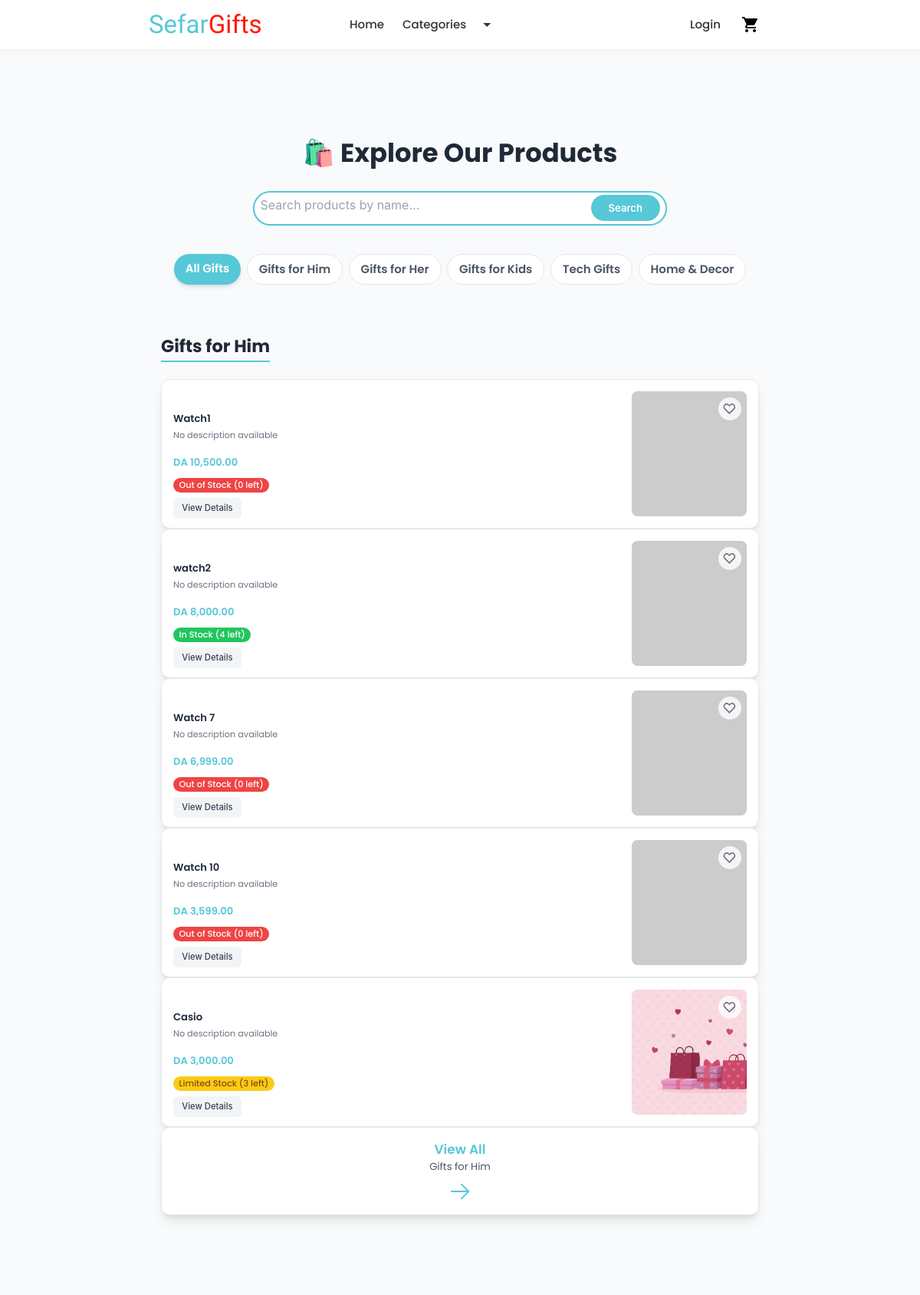
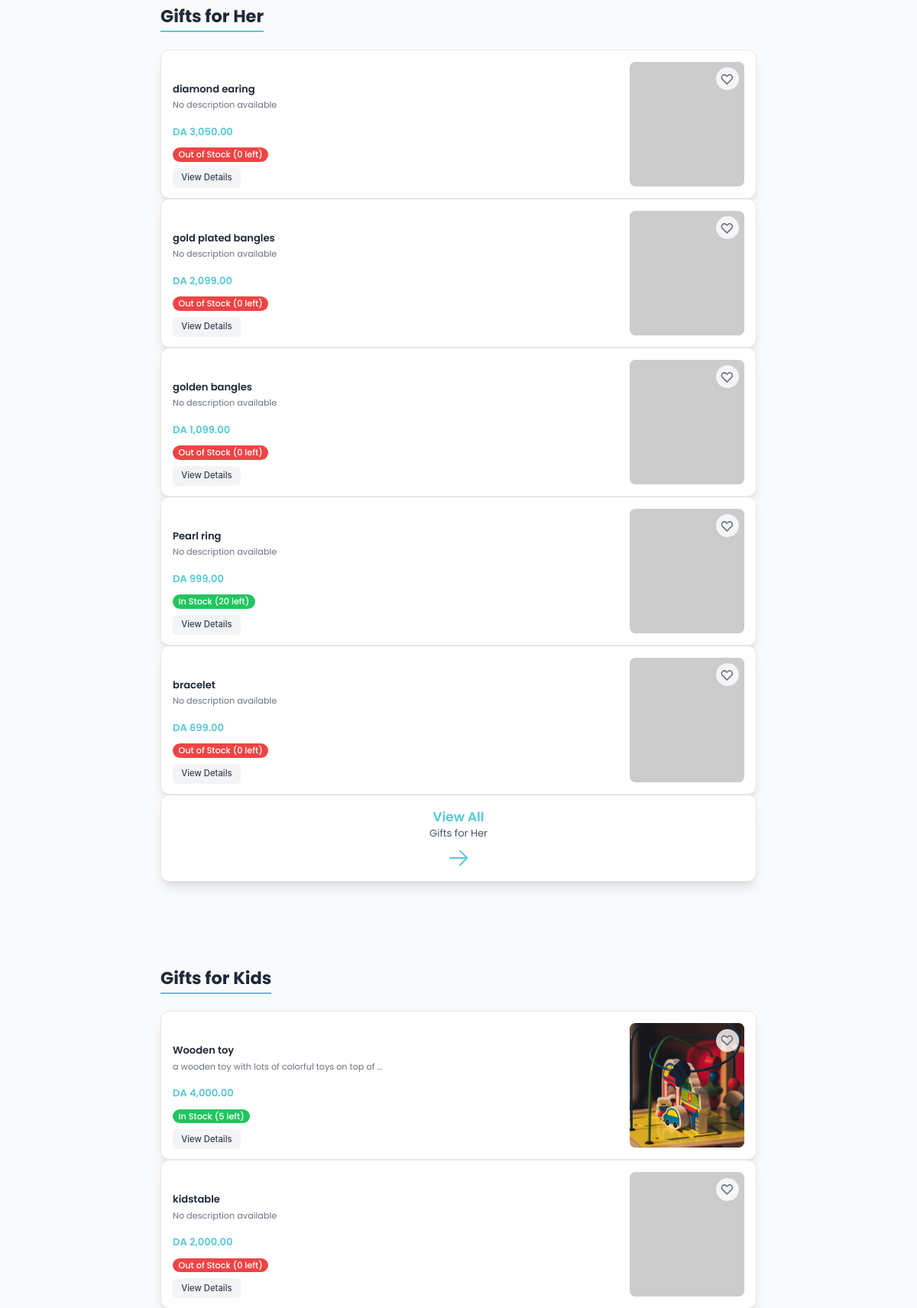
/products.php (upper part), run on the app's committed database (2 pictures, top to bottom).
### tables this page shows
CREATE TABLE IF NOT EXISTS `products` (
  `id` int NOT NULL AUTO_INCREMENT,
  `name` varchar(100) NOT NULL,
  `image` varchar(255) DEFAULT NULL,
  `price` decimal(10,2) NOT NULL,
  `stock` int DEFAULT '0',
  `category` varchar(50) NOT NULL,
  `description` varchar(255) DEFAULT NULL,
  `gift_category` varchar(255) DEFAULT NULL,
  PRIMARY KEY (`id`)
);

### products.php (the view, shortened to what this page needs)
<?php
$current_user_id = $_SESSION['id'] ?? null;
$user_liked_products = [];
$search = $_GET['search'] ?? '';
$sort = $_GET['sort'] ?? '';
$allowed_sorts = [
  'name_asc' => 'ORDER BY p.name ASC',
  'name_desc' => 'ORDER BY p.name DESC',
  'price_asc' => 'ORDER BY p.price ASC',
  'price_desc' => 'ORDER BY p.price DESC',
  'created_at_desc' => 'ORDER BY p.created_at DESC',
  'popularity' => 'ORDER BY p.view_count DESC'
];
$order = $allowed_sorts[$sort] ?? 'ORDER BY p.name ASC';
$base_query_select = "SELECT p.* FROM products p ";
$gift_filter = $_GET['gift'] ?? '';
?>
<!DOCTYPE html>
<html lang="en">
<head>
  <script src="https://cdn.tailwindcss.com"></script>
  <link rel="stylesheet" href="https://cdn.jsdelivr.net/npm/swiper@9/swiper-bundle.min.css" />
</head>
<body class="bg-gray-50 text-gray-800">
  <?php include("navbar.php"); ?>
  <div class="container mx-auto px-4 sm:px-6 lg:px-8 py-12 md:py-20">
    <h1 class="text-3xl md:text-4xl font-bold text-center text-gray-800 mb-8">🛍️ Explore Our Products</h1>
    <form method="GET" action="products.php" class="flex items-center justify-center gap-4 mb-10">
      <div
        class="flex items-center w-full max-w-xl bg-white border-2 border-[#56c8d8] rounded-full shadow-sm px-2 h-12 focus-within:ring-2 focus-within:ring-[#56c8d8]/50 transition">
        <input type="text" name="search" value="<?= htmlspecialchars($search) ?>" placeholder="Search products by name..."
          class="flex-1 bg-transparent border-none outline-none appearance-none text-gray-700 placeholder:text-gray-400 text-sm h-full leading-[3rem] px-4 focus:ring-0" />
        <button type="submit" class="ml-2 text-white bg-[#56c8d8] hover:bg-[#45b1c0] text-sm font-semibold px-6 h-9 rounded-full transition">
          Search
        </button>
      </div>
    </form>
    <?php $current_gift_filter = $_GET['gift'] ?? ''; ?>
    <div class="flex flex-wrap justify-center gap-2 my-8">
      <a href="products.php" class="px-4 py-2 rounded-full font-semibold transition text-sm sm:text-base <?= $current_gift_filter == ''
        ? 'bg-[#56c8d8] text-white shadow-md'
        : 'bg-white text-gray-600 hover:bg-gray-100 border border-gray-200' ?>">
        All Gifts
      </a>
      <?php foreach ($gift_categories as $cat): ?>
        <a href="products.php?gift=<?= urlencode($cat) ?><?= $search ? '&search='.urlencode($search) : '' ?>" class="px-4 py-2 rounded-full font-semibold transition text-sm sm:text-base <?= $current_gift_filter == $cat
            ? 'bg-[#56c8d8] text-white shadow-md'
            : 'bg-white text-gray-600 hover:bg-gray-100 border border-gray-200' ?>">
          <?= htmlspecialchars($cat) ?>
        </a>
      <?php endforeach; ?>
    </div>
    <?php
    $display_categories = $gift_filter ? [$gift_filter] : $gift_categories;
    foreach ($display_categories as $current_display_gift_category):
    ?>
      <section class="mb-12">
        <h2 class="text-2xl font-bold text-gray-800 mb-6 border-b-2 border-[#56c8d8] inline-block pb-1">
          <?= htmlspecialchars($current_display_gift_category) ?>
        </h2>
        <?php if (!$gift_filter):  ?>
          <div class="swiper-container-wrapper relative">
            <div class="swiper mySwiper">
              <div class="swiper-wrapper pb-8">
                <?php
                $carousel_limit = 5;
                $carousel_query_params = [$current_display_gift_category];
                $carousel_query_types = 's';
                $carousel_conditions_sql = ['p.gift_category = ?'];
                $carousel_where_sql = 'WHERE ' . implode(' AND ', $carousel_conditions_sql);
                $carousel_sql = $base_query_select . $carousel_where_sql . " " . ($sort ? $order : "ORDER BY p.price DESC") . " LIMIT ?";
                $carousel_query_params[] = $carousel_limit;
                $carousel_query_types .= 'i';
                $carousel_stmt = $conn->prepare($carousel_sql);
                if ($carousel_stmt) {
                    $carousel_stmt->bind_param($carousel_query_types, ...$carousel_query_params);
                    $carousel_stmt->execute();
                    $carousel_products_result = $carousel_stmt->get_result();
                    if ($carousel_products_result->num_rows > 0):
                      while ($prod = $carousel_products_result->fetch_assoc()):
                        $is_liked_by_user = $current_user_id ? in_array($prod['id'], $user_liked_products) : false;
                ?>
                        <div class="swiper-slide">
                          <div class="bg-white rounded-xl shadow-lg border border-gray-200 p-4 product-card flex flex-col sm:flex-row justify-between items-center hover:shadow-xl transition-shadow duration-300">
                            <div class="flex-1 pr-0 sm:pr-4 w-full sm:w-auto mb-3 sm:mb-0 text-center sm:text-left">
                              <h3 class="text-sm font-semibold text-gray-800 mb-1 line-clamp-2" title="<?= htmlspecialchars($prod['name'] ?? '') ?>"><?= htmlspecialchars($prod['name'] ?? '') ?></h3>
                              <p class="text-xs text-gray-500 mb-1 h-8 overflow-hidden">
                                <?= !empty($prod['description']) ? htmlspecialchars(substr($prod['description'], 0, 50)) . (strlen($prod['description']) > 50 ? '...' : '') : 'No description available' ?>
                              </p>
                              <p class="text-sm text-[#56c8d8] font-semibold mb-2">DA <?= number_format($prod['price'], 2) ?></p>
                              <?php
                              $stock = $prod['stock'];
                              $stock_label = '';
                              $stock_color = '';
                              if ($stock == 0) {
                                  $stock_label = 'Out of Stock (0 left)';
                                  $stock_color = 'bg-red-500 text-white';
                              } elseif ($stock >= 1 && $stock <= 3) {
                                  $stock_label = 'Limited Stock (' . $stock . ' left)';
                                  $stock_color = 'bg-yellow-400 text-yellow-800';
                              } else {
                                  $stock_label = 'In Stock (' . $stock . ' left)';
                                  $stock_color = 'bg-green-500 text-white';
                              }
                              ?>
                              <span class="inline-block text-xs font-medium <?= $stock_color ?> px-2 py-0.5 rounded-full mb-2"><?= $stock_label ?></span>
                              <div>
                                <button onclick='openProductModal(<?= json_encode($prod) ?>)' class="bg-gray-100 hover:bg-gray-200 text-gray-700 px-3 py-1.5 rounded-md text-xs font-medium transition-colors">
                                  View Details
                                </button>
                              </div>
                            </div>
                            <div class="w-full sm:w-40 h-32 sm:h-full flex-shrink-0 bg-gray-100 rounded-lg overflow-hidden product-card-image-container">
                              <img src="uploads/<?= htmlspecialchars($prod['image'] ?? 'placeholder.jpg') ?>"
                                   alt="<?= htmlspecialchars($prod['name'] ?? '') ?>" class="w-full h-full object-cover"
                                   onerror="this.onerror=null;this.src='https://placehold.co/300x300/cccccc/969696?text=No+Image';">
                               <button
                                    class="like-button"
                                    data-product-id="<?= $prod['id'] ?>"
                                    onclick="handleLikeClick(this, <?= $prod['id'] ?>)"
                                    aria-label="Like this product"
                                    title="<?= $is_liked_by_user ? 'Unlike' : 'Like' ?>">
                                    <svg class="<?= $is_liked_by_user ? 'liked-heart' : 'unliked-heart' ?>" fill="none" viewBox="0 0 24 24" stroke="currentColor">
                                        <path stroke-linecap="round" stroke-linejoin="round" d="M4.318 6.318a4.5 4.5 0 000 6.364L12 20.364l7.682-7.682a4.5 4.5 0 00-6.364-6.364L12 7.636l-1.318-1.318a4.5 4.5 0 00-6.364 0z" />
                                    </svg>
                                </button>
                            </div>
                          </div>
                        </div>
                <?php
                      endwhile;
                    else:
                ?>
                      <p class="text-sm text-gray-500 col-span-full text-center py-8">No products found in this category for the carousel.</p>
                <?php
                    endif;
                } else {
                     echo "<p class='text-red-500'>Error preparing carousel statement: " . $conn->error . "</p>";
                }
                ?>
                <div class="swiper-slide flex items-center justify-center bg-transparent">
                  <a href="products.php?gift=<?= urlencode($current_display_gift_category) ?><?= $search ? '&search='.urlencode($search) : '' ?>"
                    class="flex flex-col items-center justify-center w-full h-full bg-white rounded-xl shadow-lg border border-gray-200 hover:bg-gray-50 transition p-4 product-card">
                    <span class="text-lg font-semibold text-[#56c8d8]">View All</span>
                    <span class="text-sm text-gray-600"><?= htmlspecialchars($current_display_gift_category) ?></span>
                     <svg xmlns="http://www.w3.org/2000/svg" fill="none" viewBox="0 0 24 24" stroke-width="1.5" stroke="currentColor" class="w-8 h-8 text-[#56c8d8] mt-2">
                        <path stroke-linecap="round" stroke-linejoin="round" d="M13.5 4.5 21 12m0 0-7.5 7.5M21 12H3" />
                    </svg>
                  </a>
                </div>
              </div>
            </div>
          </div>
        <?php endif;  ?>
      </section>
    <?php endforeach;  ?>
  </div>
</body>
</html>

### products.php (style rules this page uses)
body { font-family: 'Poppins', sans-serif; }
input[type="text"] { border: none !important; box-shadow: none !important; }
.mySwiper { position: relative; }
.product-card-image-container { position: relative; }
.like-button { position: absolute; top: 0.5rem; right: 0.5rem; background-color: rgba(255, 255, 255, 0.8); border-radius: 50%; padding: 0.375rem; cursor: pointer; transition: transform 0.2s ease-in-out, color 0.2s ease-in-out; z-index: 10; }
.like-button svg { width: 1.25rem; height: 1.25rem; }
.like-button .unliked-heart { color: #6b7280; stroke-width: 2; }
.product-card { height: 13rem; }
.swiper-slide, .product-card { box-sizing: border-box; }
.line-clamp-2 { overflow: hidden; display: -webkit-box; -webkit-box-orient: vertical; -webkit-line-clamp: 2; white-space: normal; }

### navbar.php (style rules this page uses)
body { font-family: 'Poppins', sans-serif; background: #f9f9f9; }

### footer.php (style rules this page uses)
html, body { height: 100%; display: flex; flex-direction: column; margin: 0; }

### data on the page
products: name "Watch1", shows "No description available", price "10,500.00", stock "Out of Stock (0 left)"
products: name "watch2", shows "No description available", price "8,000.00", stock "In Stock (4 left)"
products: name "Watch 7", shows "No description available", price "6,999.00", stock "Out of Stock (0 left)"
products: name "Watch 10", shows "No description available", price "3,599.00", stock "Out of Stock (0 left)"
products: name "Casio", shows "No description available", price "3,000.00", stock "Limited Stock (3 left)", image (picture)
products: name "diamond earing", shows "No description available", price "3,050.00", stock "Out of Stock (0 left)"
products: name "gold plated bangles", shows "No description available", price "2,099.00", stock "Out of Stock (0 left)"
products: name "golden bangles", shows "No description available", price "1,099.00", stock "Out of Stock (0 left)"
products: name "Pearl ring", shows "No description available", price "999.00", stock "In Stock (20 left)"
products: name "bracelet", shows "No description available", price "699.00", stock "Out of Stock (0 left)"
products: name "Wooden toy", description "a wooden toy with lots of colorful toys on top of", price "4,000.00", stock "In Stock (5 left)", image (picture)
products: name "kidstable", shows "No description available", price "2,000.00", stock "Out of Stock (0 left)"

### other printed values
$cat "Gifts for Him"
$cat "Gifts for Her"
$cat "Gifts for Kids"
$cat "Tech Gifts"
$cat "Home & Decor"
$current_display_gift_category "Gifts for Him"
$current_display_gift_category "Gifts for Her"
$current_display_gift_category "Gifts for Kids"
